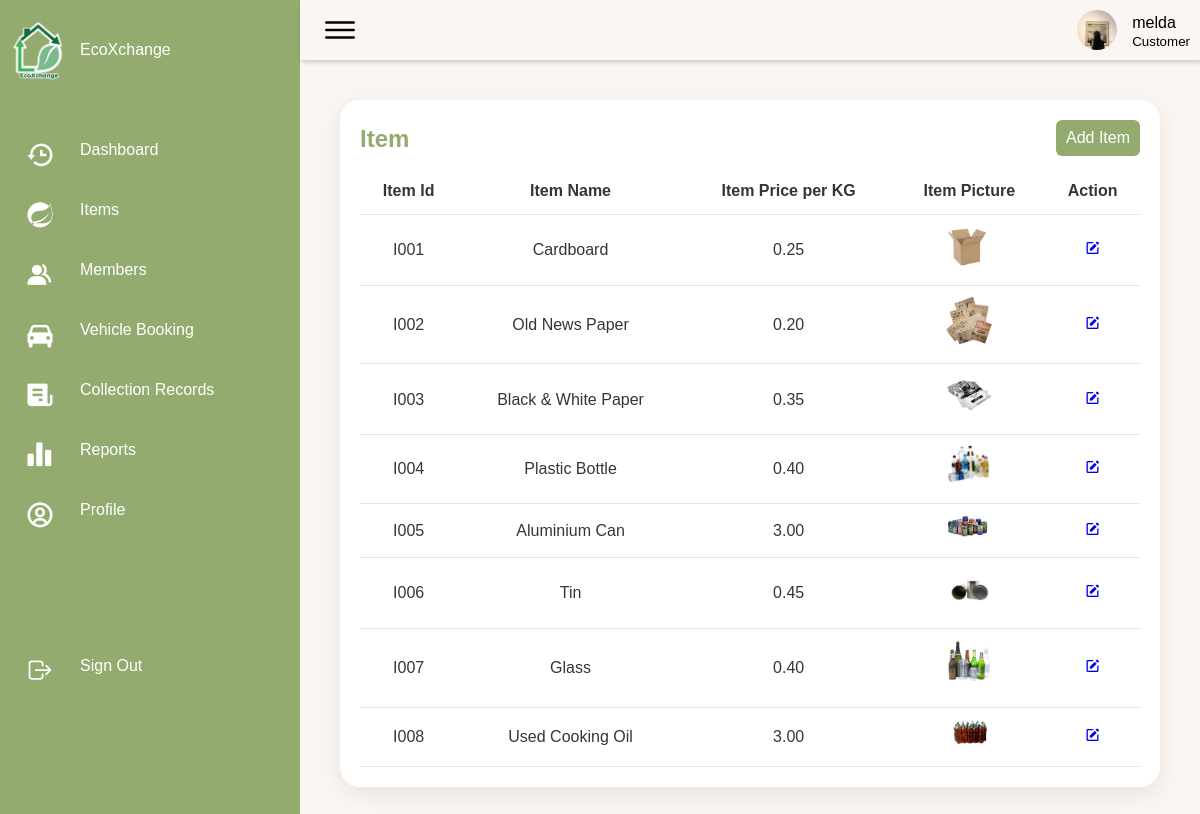
The page /EcoXchange/pages/items-1.php (signed in) on the database its author committed.
### tables this page shows
CREATE TABLE `customer` (
  `cust_ID` varchar(10) NOT NULL,
  `cust_username` varchar(20) NOT NULL,
  `cust_password` varchar(128) NOT NULL,
  `cust_first_name` varchar(30) DEFAULT NULL,
  `cust_last_name` varchar(30) DEFAULT NULL,
  `cust_contact_no` varchar(12) DEFAULT NULL,
  `cust_email` varchar(30) NOT NULL,
  `cust_pict` varchar(255) NOT NULL,
  `bank_id` varchar(10) DEFAULT NULL
);

CREATE TABLE `item` (
  `item_ID` varchar(10) NOT NULL,
  `item_name` varchar(50) NOT NULL,
  `item_price` decimal(16,2) DEFAULT NULL,
  `item_pict` varchar(255) DEFAULT NULL
);

### EcoXchange/includes/fetchUserData.php (called while the page is built, shortened)
<?php
include("dbconn.php");
$username = $_SESSION['username'];
$role = $_SESSION['role'];
if ($role === 'Staff') {
    $sql = "SELECT * FROM staff WHERE staff_username = '$username'";
} elseif ($role === 'Customer') {
    $sql = "SELECT * FROM customer WHERE cust_username = '$username'";
} else {
    header("Location: ../pages/Login.php");
    exit();
}
$query = mysqli_query($dbconn, $sql) or die("Error: " . mysqli_error($dbconn));
$user = mysqli_fetch_assoc($query);
$name = $user["staff_username"] ?? $user["cust_username"];
$image = $user["staff_pict"] ?? $user["cust_pict"];
?>

### EcoXchange/pages/items-1.php (the view, shortened to what this page needs)
<?php
include('../includes/dbconn.php');
include('../includes/fetchUserData.php');
?>
<!DOCTYPE html>
<html lang="en">
<head>
    <link href="https://unpkg.com/boxicons@2.0.7/css/boxicons.min.css" rel="stylesheet" />
    <link rel="stylesheet" href="../style/items-1.css">
    <link rel="stylesheet" href="../style/alert.css">
</head>
<body>
    <div class="container">
        <?php include('sidebar-1.php'); ?>
        <div class="main">
            <?php include('header.php'); ?>
            <div class="content">
                <div class="details">
                    <div class="itemlist">
                        <div class="tableHeader">
                            <h2>Item</h2>
                            <a href="add-item.php" class="btn">Add Item</a>
                        </div>
                        <?php
                            include("../includes/dbconn.php");
                            $sql = "SELECT * FROM item";
                            $query = mysqli_query($dbconn, $sql);
                            $num_rows = mysqli_num_rows($query);
                            if($num_rows == 0){
                                echo "No item found";
                            } else {
                                echo '<table class="table1">';
                                echo "<thead>";
                                echo"<tr>";
                                echo"<td>Item Id</td>";
                                echo"<td>Item Name</td>";
                                echo"<td>Item Price per KG</td>";
                                echo"<td>Item Picture</td>";
                                echo"<td>Action</td>";
                                echo"</tr>";
                                echo "</thead>";
                                while($row = mysqli_fetch_array($query)){
                                    echo "<tbody>";
                                        echo"<tr>";
                                            echo"<td>".$row["item_ID"]."</td>";
                                            echo"<td>".$row["item_name"]."</td>";
                                            echo"<td>".$row["item_price"]."</td>";
                                            echo '<td><img src="' . $row['item_pict'] . '" alt=""></td>';
                                            echo"<td><a href='editItem.php?item_ID=".$row["item_ID"]."'><i class='bx bxs-edit'></a></td>";
                                        echo"</tr>";
                                    echo "</tbody>";
                                }
                                echo '</table>';
                            }
                        ?>
                    </div>
                </div>
            </div>
        </div>
    </div>
</body>
</html>

### EcoXchange/pages/header.php
<div class="topbar">
    <div class="toggle">
        <ion-icon name="menu-outline"></ion-icon>
    </div>
    <div class="user">
        <img src="<?php echo $image; ?>" alt="profile picture">
        <div class="info">
            <p><?php echo $name; ?></p>
            <small><?php echo $role; ?></small>
        </div>
    </div>
</div>

### EcoXchange/style/items-1.css (style rules this page uses)
.content img { width:50px; }
.content { width: 100%; }
.table1 tr { background-color: white ; color: black; }
.table1 td, .table1 th { text-align: center; }
.details { position: relative; width: 100%; padding: 20px; }
.details .itemlist { position: relative; display: grid; min-height: 500px; background: var(--white-color); padding: 20px; box-shadow: 0 7px 25px rgba(0, 0, 0, 0.08); border-radius: 20px; overflow-x: auto; }
.details .tableHeader { display: flex; justify-content: space-between; align-items: flex-start; }
.tableHeader h2 { font-weight: 600; color: var(--primary-color); }
.tableHeader .btn { position: relative; padding: 5px 10px; background: var(--primary-color); text-decoration: none; color: var(--white-color); border-radius: 6px; }
.details table { width: 100%; border-collapse: collapse; margin-top: 10px; }
.details table thead td { font-weight: 600; }
.details .itemlist table tr { color: var(--dark-color); border-bottom: 1px solid rgba(0, 0, 0, 0.1); }
.details .itemlist table tr:last-child { border-bottom: 1px solid rgba(0, 0, 0, 0.1); }
.details .itemlist table tr td { padding: 10px; }
.details .itemlist table tr td:last-child { text-align: center; }
.details .itemlist table tr td:nth-child(2) { text-align: center; }
.details .itemlist table tr td:nth-child(3) { text-align: center; }
.content { padding:20px; }

### EcoXchange/style/SidebarUser.css (style rules this page uses)
* { font-family: "Ubuntu", sans-serif; margin: 0; padding: 0; box-sizing: border-box; }
body { min-height: 100vh; overflow-x: hidden; }
.container { position: relative; width: 100%; }
.main { position: absolute; width: calc(100% - 300px); left: 300px; min-height: 100vh; background: var(--background-color); transition: 0.5s; }
.topbar { width: 100%; height: 60px; display: flex; justify-content: space-between; align-items: center; padding: 0 10px; box-shadow: 2px 2px 5px rgba(0, 0, 0, 0.2); }
.toggle { position: relative; width: 60px; height: 60px; display: flex; justify-content: center; align-items: center; font-size: 2.5rem; cursor: pointer; }
.user { position: relative; display: flex; }
.user img { width: 40px; height: 40px; object-fit: cover; border-radius: 50%; cursor: pointer; }
.user .info { margin-left: 15px; height: 40px; }
.user p { margin-bottom: -8px; }
.user small { margin-top: -8px; }
.content { padding:20px; }

### EcoXchange/style/style.css (style rules this page uses)
:root { --background-color: #FBF6F1; --primary-color: #94AB6F; --dark-prim-color: #849B60; --secondary-color: #136B40; --white-color: #fff; --dark-color: #353535; --black-color: black; --text-grey: grey; --body-font: "Poppins", sans-serif, "Martel"; --biggest-font-size: 4.5rem; --h1-font-size: 2.5rem; --h2-font-size: 1.5rem; --h3-font-size: 1.25rem; --normal-font-size: 1rem; --small-font-size: 0.875rem; --smaller-font-size: 0.813rem; --font-medium: 400; --font-semi-bold: 600; --font-bold: 700; --mb-1: 0.5rem; --mb-2: 1rem; --mb-3: 1.5rem; --mb-4: 2rem; --mb-5: 2.5rem; --mb-6: 3rem; --z-normal: 1; --z-tooltip: 10; --z-fixed: 100; --screen-size: 80vh; --padding-size: 4rem 0 2rem; }
html { scroll-behavior: smooth; }
* { text-decoration: none; list-style: none; }
body { margin: var(--header-height) 0 0 0; font-family: var(--body-font); font-size: var(--normal-font-size); font-weight: var(--font-medium); background-color: var(--background-color); line-height: 1.6; }

### rows shown on the page
customer: cust_pict (picture), cust_username "melda"
item: item_ID "I001", item_name "Cardboard", item_price "0.25", item_pict (picture)
item: item_ID "I002", item_name "Old News Paper", item_price "0.20", item_pict (picture)
item: item_ID "I003", item_name "Black & White Paper", item_price "0.35", item_pict (picture)
item: item_ID "I004", item_name "Plastic Bottle", item_price "0.40", item_pict (picture)
item: item_ID "I005", item_name "Aluminium Can", item_price "3.00", item_pict (picture)
item: item_ID "I006", item_name "Tin", item_price "0.45", item_pict (picture)
item: item_ID "I007", item_name "Glass", item_price "0.40", item_pict (picture)
item: item_ID "I008", item_name "Used Cooking Oil", item_price "3.00", item_pict (picture)

### other values the page prints
$role "Customer"
